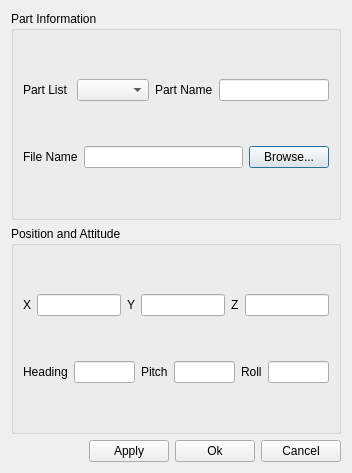
<?xml version="1.0" encoding="UTF-8"?>
<ui version="4.0">
 <class>AddDialog</class>
 <widget class="QDialog" name="AddDialog">
  <property name="geometry">
   <rect>
    <x>0</x>
    <y>0</y>
    <width>352</width>
    <height>473</height>
   </rect>
  </property>
  <property name="windowTitle">
   <string>Add</string>
  </property>
  <layout class="QVBoxLayout" name="verticalLayout_3">
   <item>
    <widget class="QGroupBox" name="partInfoGroupBox">
     <property name="title">
      <string>Part Information</string>
     </property>
     <layout class="QVBoxLayout" name="verticalLayout">
      <item>
       <layout class="QHBoxLayout" name="horizontalLayout">
        <item>
         <widget class="QLabel" name="partList">
          <property name="text">
           <string>Part List </string>
          </property>
         </widget>
        </item>
        <item>
         <widget class="QComboBox" name="partListCombo"/>
        </item>
        <item>
         <widget class="QLabel" name="partName">
          <property name="text">
           <string>Part Name</string>
          </property>
         </widget>
        </item>
        <item>
         <widget class="QLineEdit" name="partNameLineEdit"/>
        </item>
       </layout>
      </item>
      <item>
       <layout class="QHBoxLayout" name="horizontalLayout_3">
        <item>
         <widget class="QLabel" name="fileName">
          <property name="text">
           <string>File Name</string>
          </property>
         </widget>
        </item>
        <item>
         <widget class="QLineEdit" name="fileNameLineEdit"/>
        </item>
        <item>
         <widget class="QPushButton" name="browseBtn">
          <property name="text">
           <string>Browse...</string>
          </property>
         </widget>
        </item>
       </layout>
      </item>
     </layout>
    </widget>
   </item>
   <item>
    <widget class="QGroupBox" name="PAgroupBox">
     <property name="title">
      <string>Position and Attitude</string>
     </property>
     <layout class="QVBoxLayout" name="verticalLayout_2">
      <item>
       <layout class="QHBoxLayout" name="horizontalLayout_4">
        <item>
         <widget class="QLabel" name="XLabel">
          <property name="text">
           <string>X</string>
          </property>
         </widget>
        </item>
        <item>
         <widget class="QLineEdit" name="XLineEdit"/>
        </item>
        <item>
         <widget class="QLabel" name="YLabel">
          <property name="text">
           <string>Y</string>
          </property>
         </widget>
        </item>
        <item>
         <widget class="QLineEdit" name="YLineEdit"/>
        </item>
        <item>
         <widget class="QLabel" name="ZLabel">
          <property name="text">
           <string>Z</string>
          </property>
         </widget>
        </item>
        <item>
         <widget class="QLineEdit" name="ZLineEdit"/>
        </item>
       </layout>
      </item>
      <item>
       <layout class="QHBoxLayout" name="horizontalLayout_6">
        <item>
         <widget class="QLabel" name="Heading">
          <property name="text">
           <string>Heading</string>
          </property>
         </widget>
        </item>
        <item>
         <widget class="QLineEdit" name="HLineEdit"/>
        </item>
        <item>
         <widget class="QLabel" name="Pitch">
          <property name="text">
           <string>Pitch</string>
          </property>
         </widget>
        </item>
        <item>
         <widget class="QLineEdit" name="PLineEdit"/>
        </item>
        <item>
         <widget class="QLabel" name="Roll">
          <property name="text">
           <string>Roll</string>
          </property>
         </widget>
        </item>
        <item>
         <widget class="QLineEdit" name="RLineEdit"/>
        </item>
       </layout>
      </item>
     </layout>
    </widget>
   </item>
   <item>
    <layout class="QHBoxLayout" name="horizontalLayout_5">
     <item>
      <spacer name="horizontalSpacer">
       <property name="orientation">
        <enum>Qt::Horizontal</enum>
       </property>
       <property name="sizeHint" stdset="0">
        <size>
         <width>40</width>
         <height>20</height>
        </size>
       </property>
      </spacer>
     </item>
     <item>
      <widget class="QPushButton" name="ApplyBtn">
       <property name="text">
        <string>Apply</string>
       </property>
      </widget>
     </item>
     <item>
      <widget class="QPushButton" name="OkBtn">
       <property name="text">
        <string>Ok</string>
       </property>
      </widget>
     </item>
     <item>
      <widget class="QPushButton" name="CancelBtn">
       <property name="text">
        <string>Cancel</string>
       </property>
      </widget>
     </item>
    </layout>
   </item>
  </layout>
 </widget>
 <resources/>
 <connections/>
</ui>
